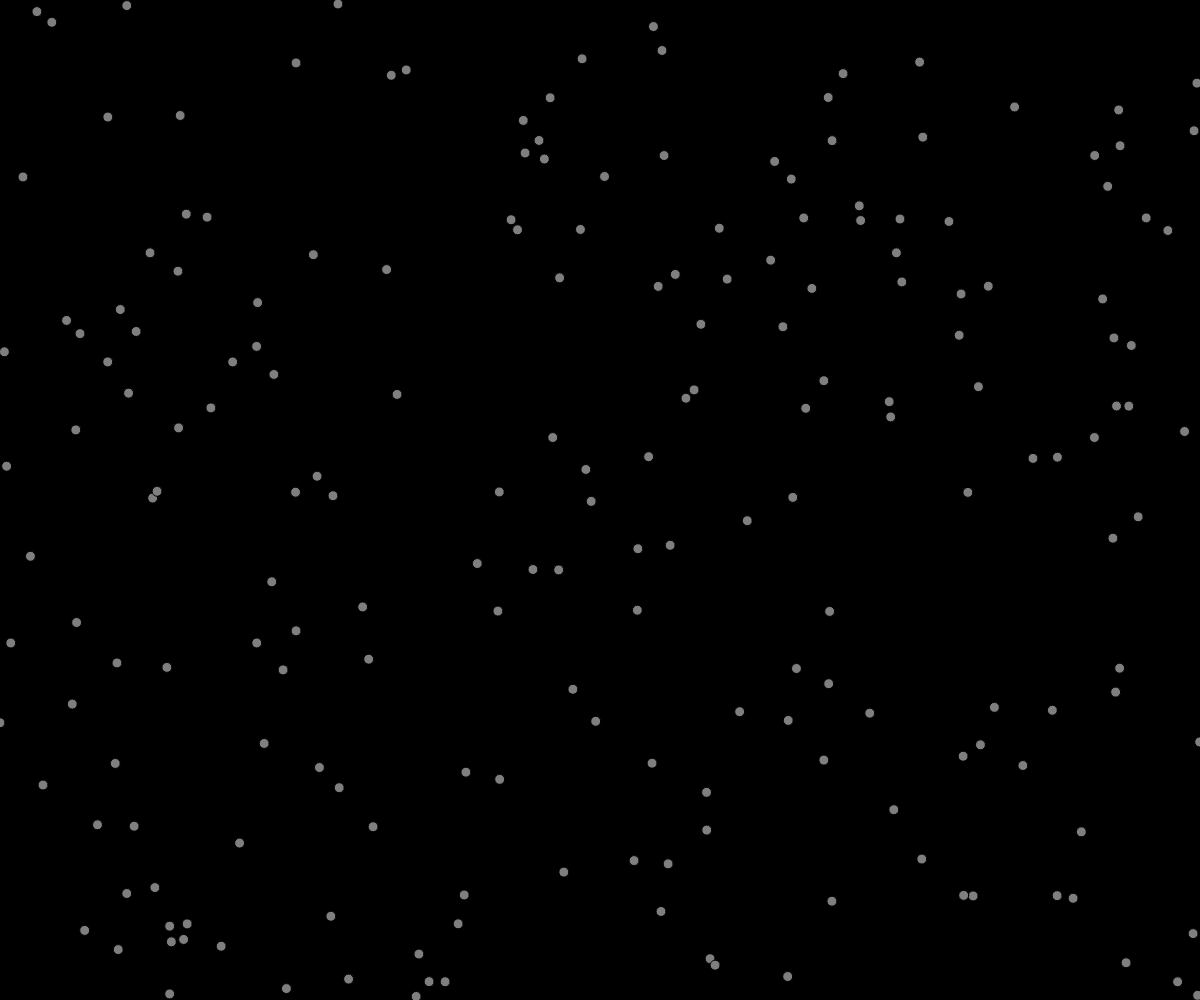
Frame 1 (no input)
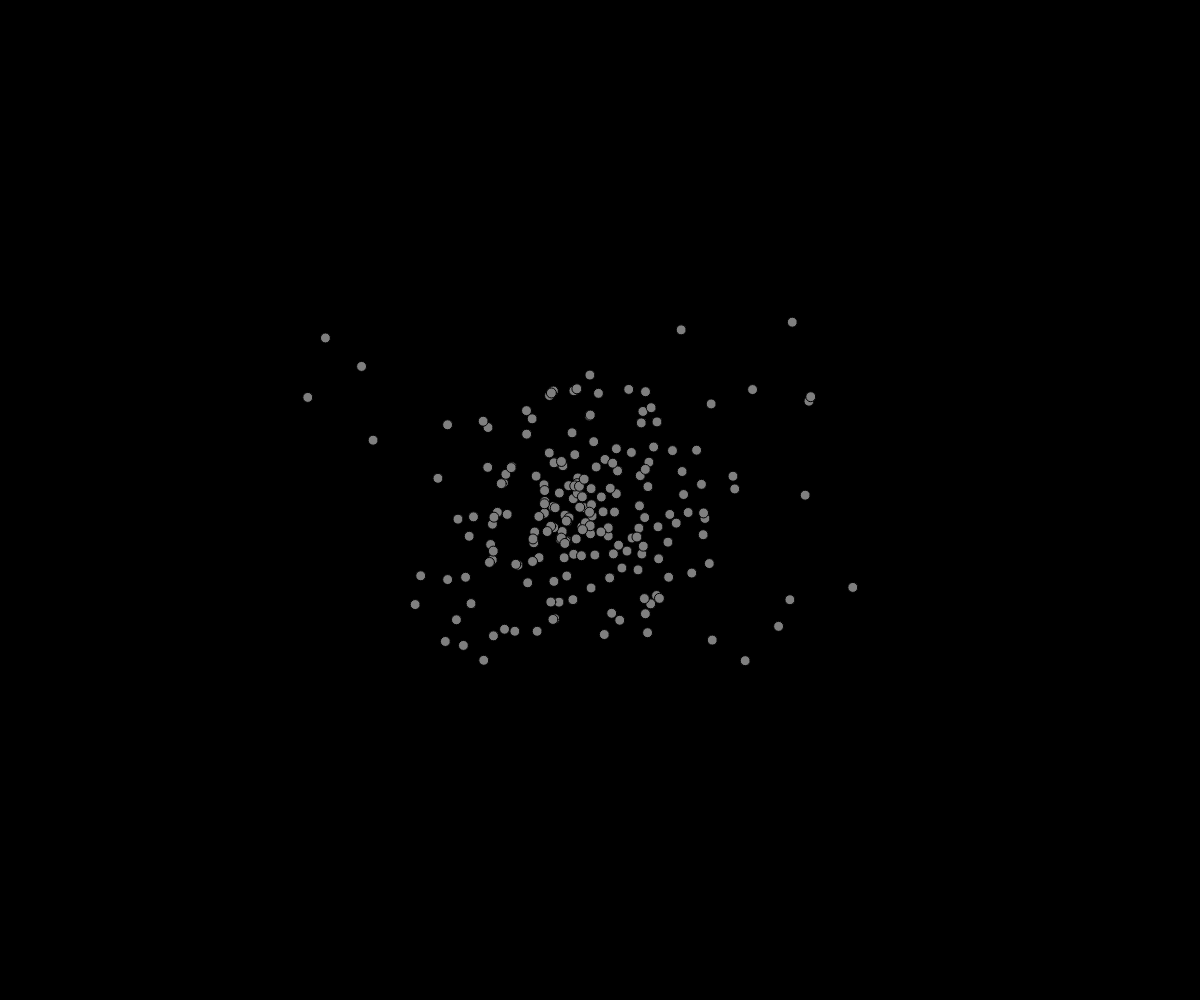
Frame 60 (no input)
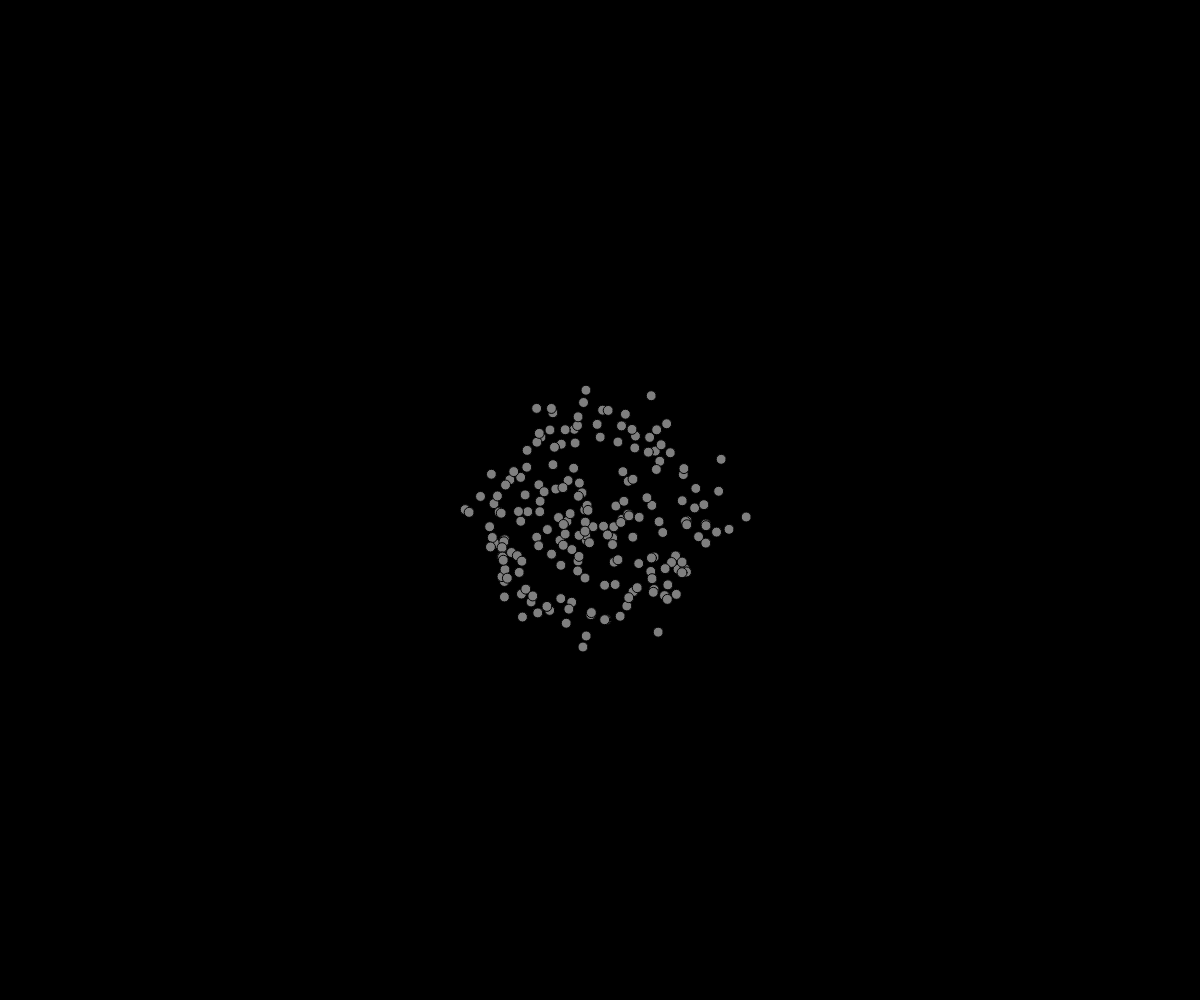
Frame 120 (the mouse pressed at the canvas centre since frame 60)

The p5.js sketch that drew these frames (run headless with seeded random() and noise() and a simulated clock; from frame 60 on, the mouse is pressed at the canvas centre):

// p5.js sketch
// ── sketch.js
var bubbles = [];
var num_bubbles = 200;

function setup() {
  createCanvas(windowWidth, windowHeight);
  for (var i=0; i<num_bubbles; i++){
    var position = createVector(random(0,width),random(0,height));
    var velocity = createVector(random(-5,5),random(-5,5));
    bubbles[i] = new Bubble(position,velocity);
  }
}

function draw() {
  background(0);
  for (var i=0; i<bubbles.length; i++){
    bubbles[i].go(2,bubbles);
  }
}

function mouseClicked() {
  var position = createVector(mouseX,mouseY);
  var velocity = createVector(random(-5,5),random(-5,5));
  bubbles[num_bubbles++] = new Bubble(position,velocity);
}

// ── bubble.js
//
function Bubble(position,velocity) {

  this.pos = position;
  this.vel = velocity;
  this.acc = createVector(0,0);
  
  topspeed = 10;
  
  //size (diameter)
  this.d = 10;
  
  //update function that does not use acceleration
  this.update = function(arrayBalls){
    var dir = createVector(0,0);
    for (var i=0; i<arrayBalls.length;i++){
      var distVec = p5.Vector.sub(arrayBalls[i].pos,this.pos);
      dir.add(distVec);
    }
    
    dir.normalize();
    dir.mult(0.5);
    this.acc = dir;
    
    this.vel.add(this.acc);
    this.vel.limit(topspeed);
    this.pos.add(this.vel);
  };
  
  //update function that has "mouse gravity"
  this.update_grav = function(){
    var mouse = createVector(mouseX,mouseY);
    var dir = p5.Vector.sub(mouse,this.pos);
    
    dir.normalize();
    dir.mult(0.5);
    this.acc = dir;
    
    this.vel.add(this.acc);
    this.vel.limit(topspeed);
    this.pos.add(this.vel);
  };
  
  //draws the bubbles
  this.create = function(){
    fill(127);
    ellipse(this.pos.x,this.pos.y,this.d,this.d);
  };
  
  //bubble bounce off of the walls
  this.wall_bounce = function(){
    if (this.pos.x < 0 || this.pos.x > width){
      this.vel.x = this.vel.x * -1;
    }
    if (this.pos.y < 0 || this.pos.y > height){
     this.vel.y = this.vel.y * -1;
    }
  };
  
  //bubbles wrap around the window
  this.wall_wrap = function(){
    if (this.pos.x > width) {
      this.pos.x = 0;
    } else if (this.pos.x < 0) {
      this.pos.x = width;
    }
 
    if (this.pos.y > height) {
      this.pos.y = 0;
    } else if (this.pos.y < 0) {
      this.pos.y = height;
    }
  };
  
  //The go function takes care of everything 
  //parameter controlls edge behavior(0=none 1=bounce 2=wrap)
  this.go = function(behavior,balls){
    this.update(balls);
    if(behavior==1){
      this.wall_bounce();
    } else if (behavior==2){
      this.wall_wrap();
    }
    this.create();
  };
  
};
